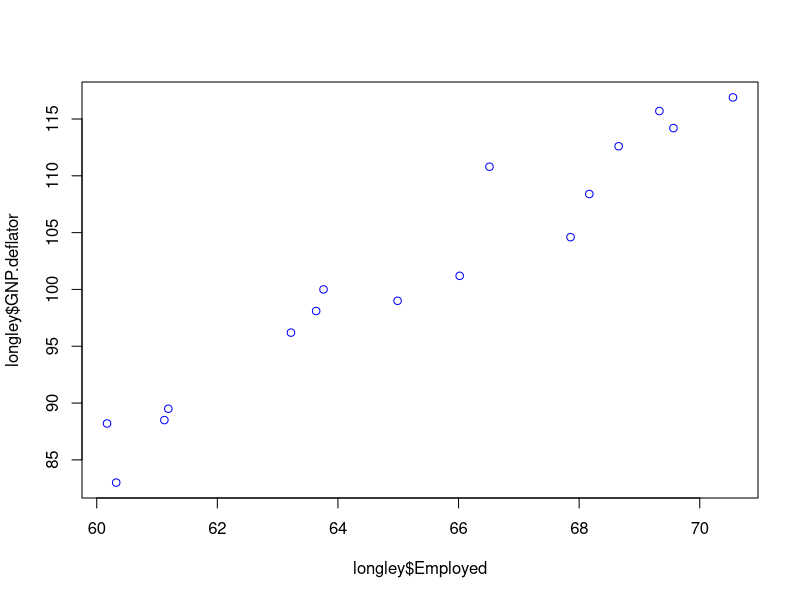
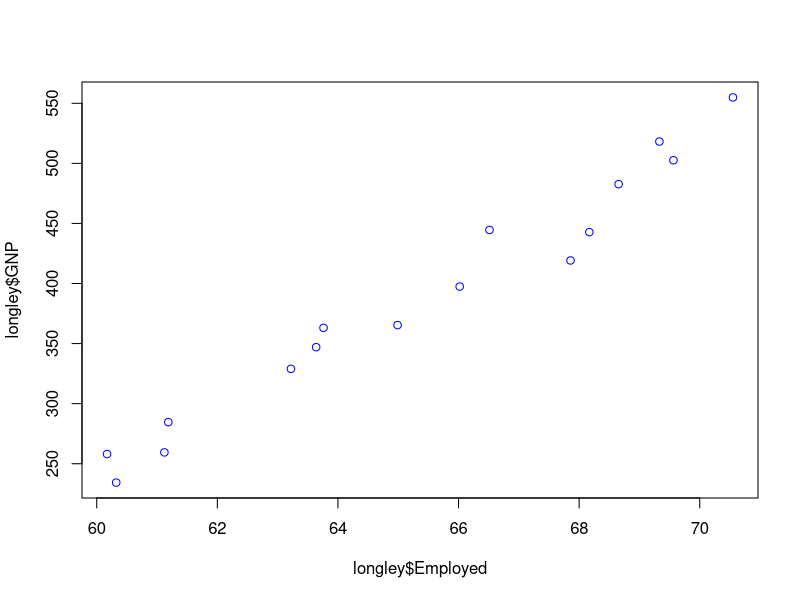
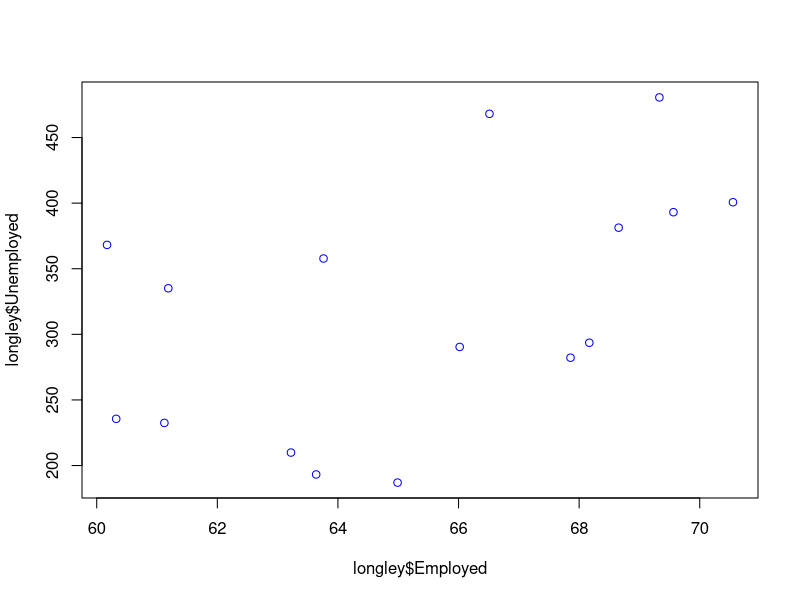
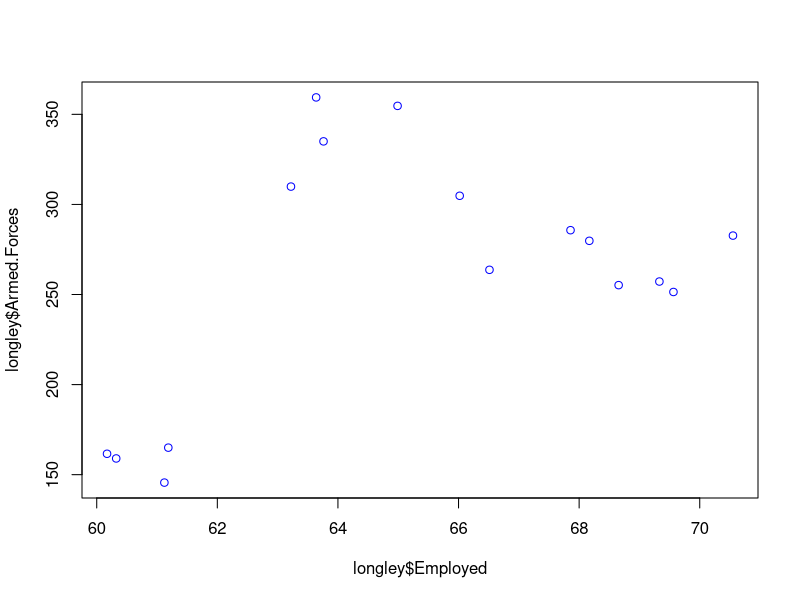
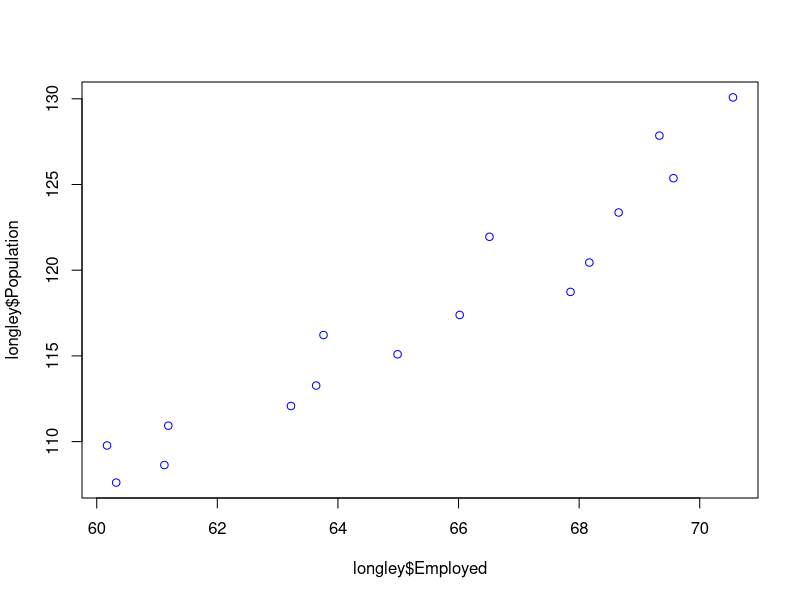
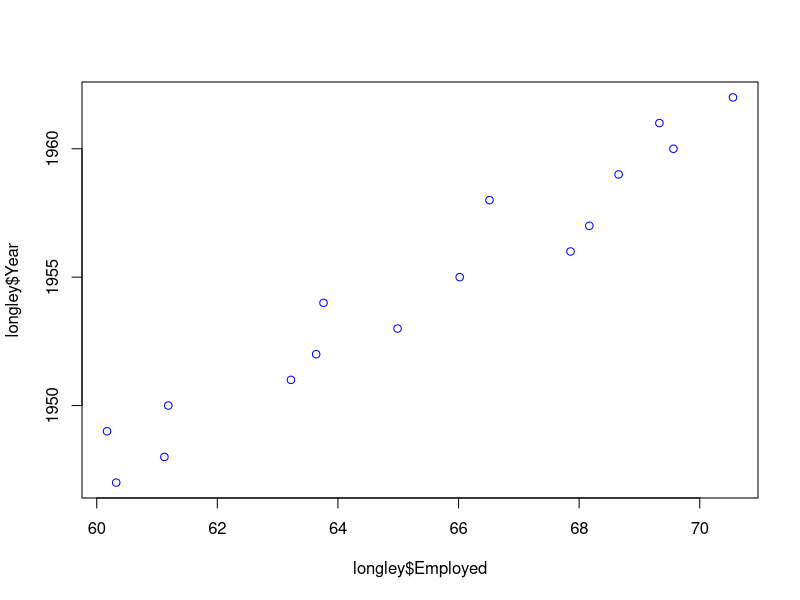

Here is the R script that generated these plots, in order:
# 1
library(dplyr)
library(tidyverse)
view(longley)

# 2
plot(x = longley$Employed, y = longley$GNP.deflator, col = 'blue')
plot(x = longley$Employed, y = longley$GNP, col = 'blue')
plot(x = longley$Employed, y = longley$Unemployed, col = 'blue') # no
plot(x = longley$Employed, y = longley$Armed.Forces, col = 'blue') # no
plot(x = longley$Employed, y = longley$Population, col = 'blue')
plot(x = longley$Employed, y = longley$Year, col = 'blue')

# variable most correlated with Employed is GNP.deflator, GNP, Population

# 3
err <- function(val, pr) {
  fit.stats <- as.data.frame(cbind(val, pr)) %>%
    rename(Actuals = val, Predicted.Values = pr) %>%
    mutate(error = Actuals - Predicted.Values,  # y - yhat
           squared.error = error^2)

  SSE <- sum(fit.stats$squared.error)

  RMSE <- sqrt(mean(fit.stats$squared.error))

  return(RMSE)
}


modgd <- lm(Employed ~ GNP.deflator, data = longley)
err(longley$Employed, modgd$fitted.values) # 0.814

modg <- lm(Employed ~ GNP, data = longley)
err(longley$Employed, modg$fitted.values) # 0.614 BEST MODEL (LESS ERROR)

modp <- lm(Employed ~ Population, data = longley)
err(longley$Employed, modp$fitted.values) # 0.947

# Best model is GNP
# 4
y <- as.matrix(longley$Employed) ## response
X <- as.matrix(cbind(rep(1,length(longley$Employed)), longley[,c('GNP')]))

# 5
beta <- solve(t(X) %*% X) %*% t(X) %*% y
beta
# Beta is
#     [,1]
# [1,] 51.84358978
# [2,]  0.03475229
summary(modg)
# Estimated from summary is identical
#             Estimate Std. Error t value Pr(>|t|)    
# (Intercept) 51.843590   0.681372   76.09  < 2e-16 ***
#   GNP          0.034752   0.001706   20.37 8.36e-12 ***
longley2 <- longley %>%
  mutate(predEmp = beta[1] + beta[2] * GNP)
err(longley$Employed, longley2$predEmp) # 0.614 same as from lm function
